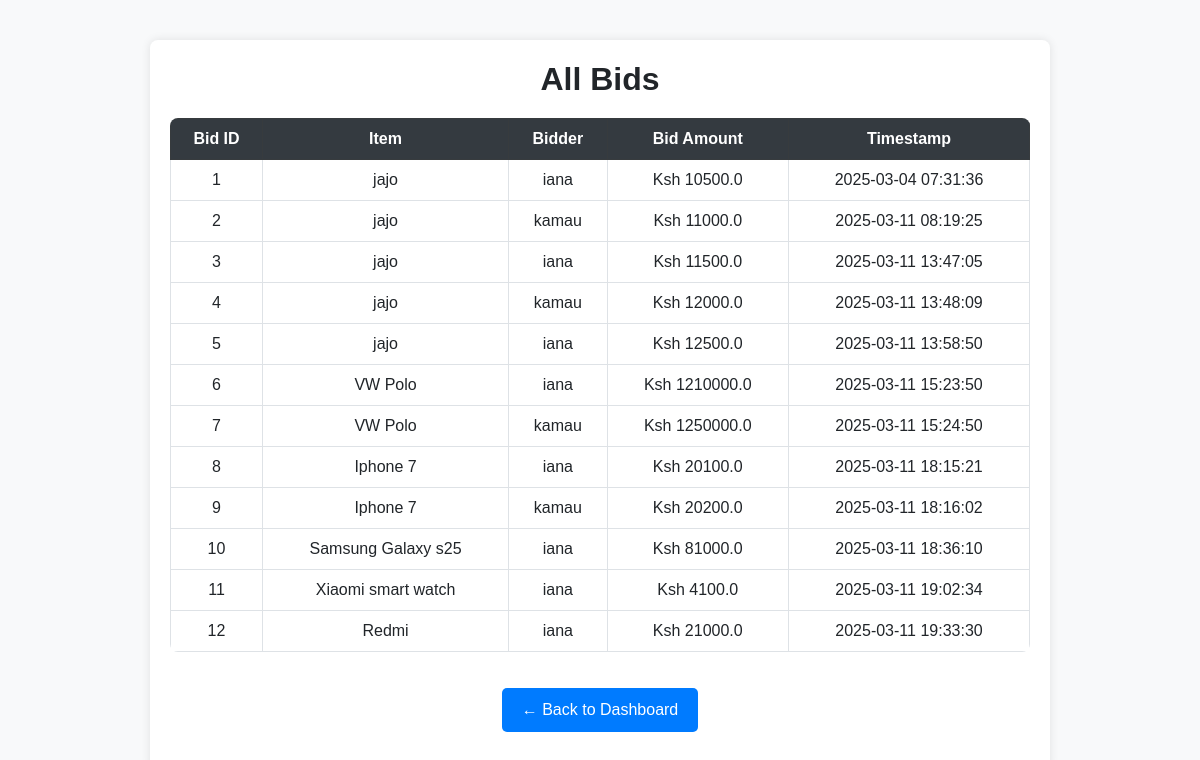
Page /admin/bids/all on the earlier database version.
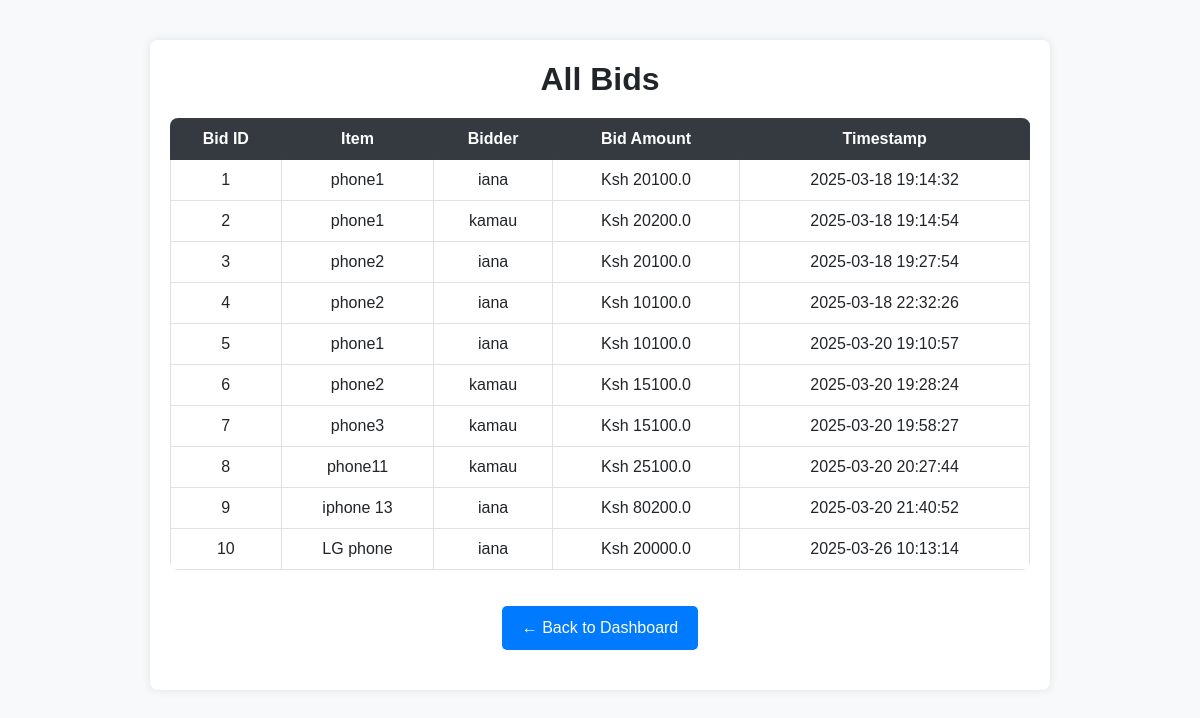
Same page on the later database version.
### models.py (models this page shows)
class Bid(db.Model):
    id = db.Column(db.Integer, primary_key=True)
    user_id = db.Column(db.Integer, db.ForeignKey('user.id'), nullable=False)
    auction_id = db.Column(db.Integer, db.ForeignKey('auction_item.id'), nullable=False)
    bid_amount = db.Column(db.Float, nullable=False)
    timestamp = db.Column(db.DateTime, default=datetime.now)
    user = db.relationship('User', backref='bids')

class AuctionItem(db.Model):
    id = db.Column(db.Integer, primary_key=True)
    title = db.Column(db.String(100), nullable=False)
    description = db.Column(db.Text, nullable=False)
    starting_price = db.Column(db.Float, nullable=False)
    image = db.Column(db.String(100), nullable=True)
    end_time = db.Column(db.DateTime(timezone=True), nullable=False, default=lambda: datetime.now(timezone.utc))
    bids = db.relationship('Bid', backref='auction_item', lazy=True)
    category = db.Column(db.String(50), nullable=False)  # New field for category
    additional_images = db.relationship('AdditionalImage', back_populates='auction_item', cascade="all, delete-orphan")
    serial_number = db.Column(db.String(50), nullable=True)
    model = db.Column(db.String(50), nullable=True)
    year_of_manufacture = db.Column(db.String(4), nullable=True)
    color = db.Column(db.String(30), nullable=True)
    primary_damage = db.Column(db.String(50), nullable=True)
    secondary_damage = db.Column(db.String(50), nullable=True)
    VIN = db.Column(db.String(17), nullable=True)
    odometer = db.Column(db.Integer, nullable=True)
    working = db.Column(db.String(10), nullable=True)  # Yes/No/Not Applicable
    sale_status = db.Column(db.String(20), default='Open')  # Open, Closed, or Sold

class User(UserMixin, db.Model):
    id = db.Column(db.Integer, primary_key=True)
    username = db.Column(db.String(50), unique=True, nullable=False)
    password = db.Column(db.String(100), nullable=False)
    is_admin = db.Column(db.Boolean, default=False)

### app.py (the view)
@app.route('/admin/bids/all')
def view_all_bids():
    bids = db.session.query(Bid, AuctionItem.title).join(User).join(AuctionItem).all()
    return render_template('view_all_bids.html', bids=bids)

### app.py (called while the page is built)
@app.context_processor
def inject_user_model():
    from models import User  # Import your User model here
    return dict(User=User)

### templates/view_all_bids.html (shortened to what this page needs)
<!DOCTYPE html>
<html lang="en">
<head>
    <link href="https://cdn.jsdelivr.net/npm/bootstrap@5.3.0/dist/css/bootstrap.min.css" rel="stylesheet">
</head>
<body>
<div class="container">
    <h2>All Bids</h2>
    <div class="table-responsive">
        <table class="table table-bordered table-hover">
            <thead class="table-dark">
                <tr>
                    <th>Bid ID</th>
                    <th>Item</th>
                    <th>Bidder</th>
                    <th>Bid Amount</th>
                    <th>Timestamp</th>
                </tr>
            </thead>
            <tbody>
                {% for bid in bids %}
                <tr>
                    <td>{{ bid.Bid.id }}</td>
                    <td>{{ bid.title }}</td>
                    <td>{{ bid.Bid.user.username }}</td>
                    <td>Ksh {{ bid.Bid.bid_amount|round(2) }}</td>
                    <td>{{ bid.Bid.timestamp.strftime('%Y-%m-%d %H:%M:%S') }}</td>
                </tr>
                {% endfor %}
            </tbody>
        </table>
    </div>
    <a href="{{ url_for('admin_bid_management') }}" class="btn-back">← Back to Dashboard</a>
</div>
</body>
</html>

Differences in the rows shown:
removed Bid: Bid.id "11", title "Xiaomi smart watch", Bid.user.username "iana", Bid.bid_amount "4100.0", Bid.timestamp "2025-03-11 19:02:34"
removed Bid: Bid.id "12", title "Redmi", Bid.user.username "iana", Bid.bid_amount "21000.0", Bid.timestamp "2025-03-11 19:33:30"
changed Bid id 1: title "jajo" → "phone1"; Bid.bid_amount "10500.0" → "20100.0"; Bid.timestamp "2025-03-04 07:31:36" → "2025-03-18 19:14:32"
changed Bid id 2: title "jajo" → "phone1"; Bid.bid_amount "11000.0" → "20200.0"; Bid.timestamp "2025-03-11 08:19:25" → "2025-03-18 19:14:54"
changed Bid id 3: title "jajo" → "phone2"; Bid.bid_amount "11500.0" → "20100.0"; Bid.timestamp "2025-03-11 13:47:05" → "2025-03-18 19:27:54"
changed Bid id 4: title "jajo" → "phone2"; Bid.user.username "kamau" → "iana"; Bid.bid_amount "12000.0" → "10100.0"; Bid.timestamp "2025-03-11 13:48:09" → "2025-03-18 22:32:26"
changed Bid id 5: title "jajo" → "phone1"; Bid.bid_amount "12500.0" → "10100.0"; Bid.timestamp "2025-03-11 13:58:50" → "2025-03-20 19:10:57"
changed Bid id 6: title "VW Polo" → "phone2"; Bid.user.username "iana" → "kamau"; Bid.bid_amount "1210000.0" → "15100.0"; Bid.timestamp "2025-03-11 15:23:50" → "2025-03-20 19:28:24"
changed Bid id 7: title "VW Polo" → "phone3"; Bid.bid_amount "1250000.0" → "15100.0"; Bid.timestamp "2025-03-11 15:24:50" → "2025-03-20 19:58:27"
changed Bid id 8: title "Iphone 7" → "phone11"; Bid.user.username "iana" → "kamau"; Bid.bid_amount "20100.0" → "25100.0"; Bid.timestamp "2025-03-11 18:15:21" → "2025-03-20 20:27:44"
changed Bid id 9: title "Iphone 7" → "iphone 13"; Bid.user.username "kamau" → "iana"; Bid.bid_amount "20200.0" → "80200.0"; Bid.timestamp "2025-03-11 18:16:02" → "2025-03-20 21:40:52"
changed Bid id 10: title "Samsung Galaxy s25" → "LG phone"; Bid.bid_amount "81000.0" → "20000.0"; Bid.timestamp "2025-03-11 18:36:10" → "2025-03-26 10:13:14"
